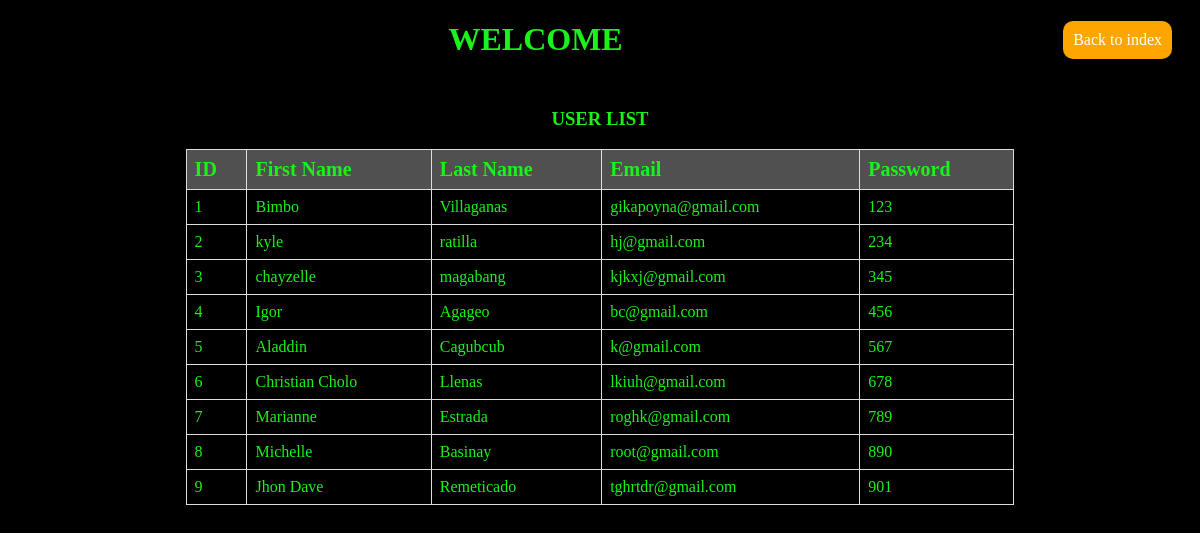
The app's page /home.php with its own data.
### tables this page shows
CREATE TABLE `user_accounts` (
  `id` int(11) NOT NULL,
  `First_Name` varchar(50) NOT NULL,
  `Last_Name` varchar(50) NOT NULL,
  `Email` varchar(100) NOT NULL,
  `Password` varchar(255) NOT NULL
);

### home.php (the view, shortened to what this page needs)
<!DOCTYPE html>
<html lang="en">
<head>
    <link rel="stylesheet" href="css/index.css">
    <link rel="stylesheet" href="css/home.css">
</head>
<body>
    <a href="index.php">Back to index</a>
    <h1>Welcome</h1>
    <div>
        <h3>User list</h3>
        <table border="1">
            <tr>
                <th>ID</th>
                <th>First Name</th>
                <th>Last Name</th>
                <th>Email</th>
                <th>Password</th>
            </tr>
            <?php
            require_once 'db/connection.php';
            $sql = "SELECT id, First_Name, Last_Name, Email, Password FROM user_accounts";
            $result = $conn->query($sql);
            if ($result->rowCount() > 0) {
                while ($row = $result->fetch(PDO::FETCH_ASSOC)) {
                    echo "<tr>";
                    echo "<td>" . $row["id"] . "</td>";
                    echo "<td>" . $row["First_Name"] . "</td>";
                    echo "<td>" . $row["Last_Name"] . "</td>";
                    echo "<td>" . $row["Email"] . "</td>";
                    echo "<td>" . $row["Password"] . "</td>";
                    echo "</tr>";
                }
            } else {
                echo "<tr><td colspan='5'>0 results</td></tr>";
            }
            ?>
        </table>
    </div>
</body>
</html>

### css/index.css (style rules this page uses)
* { background-color: black; color: rgb(25, 243, 25); }
h1 { text-transform: uppercase; text-align: center; }
h3 { text-transform: uppercase; text-align: center; margin-top: 50px; }
a { background-color:aliceblue; color: rgb(255, 0, 0); text-decoration: none; }
table { width: 70%; border-collapse: collapse; margin: 0% 15% 0% 15%; }
th, td { border: 1px solid #dddddd; text-align: left; padding: 8px; }
th { background-color: #505050; font-size: 20px; }
tr:nth-child(even) { background-color: #f9f9f9; }

### css/home.css (style rules this page uses)
a { float:right; padding: 10px 10px; border-radius: 10px; color: rgb(255, 255, 255); margin-right:20px; background-color: orange; }

### records on screen
user_accounts: id "1", First_Name "Bimbo", Last_Name "Villaganas", Email "gikapoyna@gmail.com", Password "123"
user_accounts: id "2", First_Name "kyle", Last_Name "ratilla", Email "hj@gmail.com", Password "234"
user_accounts: id "3", First_Name "chayzelle", Last_Name "magabang", Email "kjkxj@gmail.com", Password "345"
user_accounts: id "4", First_Name "Igor", Last_Name "Agageo", Email "bc@gmail.com", Password "456"
user_accounts: id "5", First_Name "Aladdin", Last_Name "Cagubcub", Email "k@gmail.com", Password "567"
user_accounts: id "6", First_Name "Christian Cholo", Last_Name "Llenas", Email "lkiuh@gmail.com", Password "678"
user_accounts: id "7", First_Name "Marianne", Last_Name "Estrada", Email "roghk@gmail.com", Password "789"
user_accounts: id "8", First_Name "Michelle", Last_Name "Basinay", Email "root@gmail.com", Password "890"
user_accounts: id "9", First_Name "Jhon Dave", Last_Name "Remeticado", Email "tghrtdr@gmail.com", Password "901"
